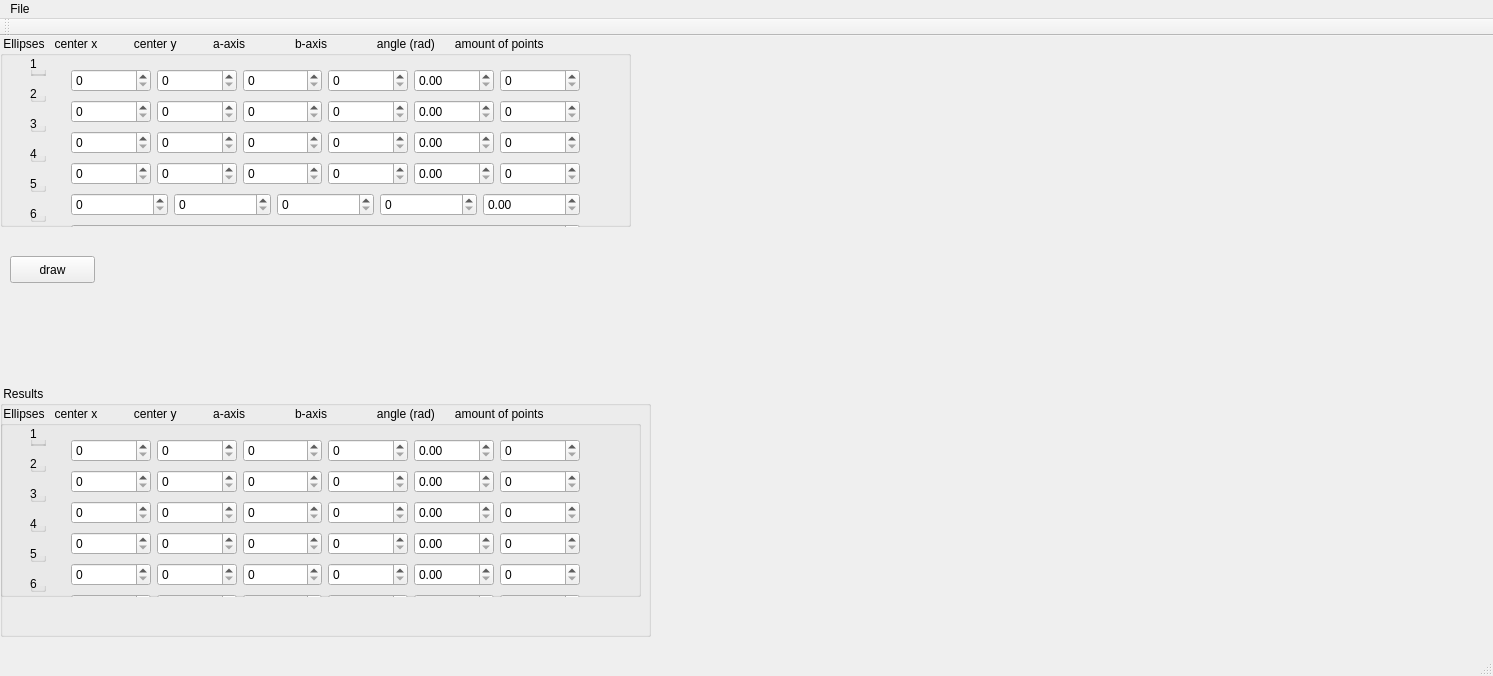
<?xml version="1.0" encoding="UTF-8"?>
<ui version="4.0">
 <class>MainWindow</class>
 <widget class="QMainWindow" name="MainWindow">
  <property name="geometry">
   <rect>
    <x>0</x>
    <y>0</y>
    <width>1493</width>
    <height>676</height>
   </rect>
  </property>
  <property name="windowTitle">
   <string>MainWindow</string>
  </property>
  <widget class="QWidget" name="centralWidget">
   <widget class="QGroupBox" name="groupBox">
    <property name="geometry">
     <rect>
      <x>0</x>
      <y>0</y>
      <width>631</width>
      <height>191</height>
     </rect>
    </property>
    <property name="title">
     <string> Ellipses   center x           center y           a-axis               b-axis               angle (rad)      amount of points          </string>
    </property>
    <widget class="QGroupBox" name="groupBox_2">
     <property name="geometry">
      <rect>
       <x>30</x>
       <y>20</y>
       <width>16</width>
       <height>20</height>
      </rect>
     </property>
     <property name="title">
      <string>1</string>
     </property>
    </widget>
    <widget class="QGroupBox" name="groupBox_3">
     <property name="geometry">
      <rect>
       <x>30</x>
       <y>50</y>
       <width>16</width>
       <height>16</height>
      </rect>
     </property>
     <property name="title">
      <string>2</string>
     </property>
    </widget>
    <widget class="QGroupBox" name="groupBox_4">
     <property name="geometry">
      <rect>
       <x>30</x>
       <y>80</y>
       <width>16</width>
       <height>16</height>
      </rect>
     </property>
     <property name="title">
      <string>3</string>
     </property>
    </widget>
    <widget class="QGroupBox" name="groupBox_5">
     <property name="geometry">
      <rect>
       <x>30</x>
       <y>110</y>
       <width>16</width>
       <height>16</height>
      </rect>
     </property>
     <property name="title">
      <string>4</string>
     </property>
    </widget>
    <widget class="QGroupBox" name="groupBox_6">
     <property name="geometry">
      <rect>
       <x>30</x>
       <y>140</y>
       <width>16</width>
       <height>16</height>
      </rect>
     </property>
     <property name="title">
      <string>5</string>
     </property>
    </widget>
    <widget class="QGroupBox" name="groupBox_7">
     <property name="geometry">
      <rect>
       <x>30</x>
       <y>170</y>
       <width>16</width>
       <height>16</height>
      </rect>
     </property>
     <property name="title">
      <string>6</string>
     </property>
    </widget>
    <widget class="QWidget" name="layoutWidget">
     <property name="geometry">
      <rect>
       <x>60</x>
       <y>20</y>
       <width>531</width>
       <height>241</height>
      </rect>
     </property>
     <layout class="QVBoxLayout" name="verticalLayout">
      <item>
       <layout class="QHBoxLayout" name="horizontalLayout">
        <item>
         <widget class="QSpinBox" name="centerx1">
          <property name="maximum">
           <number>256</number>
          </property>
         </widget>
        </item>
        <item>
         <widget class="QSpinBox" name="centery1">
          <property name="maximum">
           <number>256</number>
          </property>
         </widget>
        </item>
        <item>
         <widget class="QSpinBox" name="aaxis1">
          <property name="maximum">
           <number>256</number>
          </property>
         </widget>
        </item>
        <item>
         <widget class="QSpinBox" name="baxis1">
          <property name="maximum">
           <number>256</number>
          </property>
         </widget>
        </item>
        <item>
         <widget class="QDoubleSpinBox" name="angle1">
          <property name="maximum">
           <double>6283.000000000000000</double>
          </property>
         </widget>
        </item>
        <item>
         <widget class="QSpinBox" name="amount1">
          <property name="maximum">
           <number>10000</number>
          </property>
         </widget>
        </item>
       </layout>
      </item>
      <item>
       <layout class="QHBoxLayout" name="horizontalLayout_2">
        <item>
         <widget class="QSpinBox" name="centerx2">
          <property name="maximum">
           <number>256</number>
          </property>
         </widget>
        </item>
        <item>
         <widget class="QSpinBox" name="centery2">
          <property name="maximum">
           <number>256</number>
          </property>
         </widget>
        </item>
        <item>
         <widget class="QSpinBox" name="aaxis2">
          <property name="maximum">
           <number>256</number>
          </property>
         </widget>
        </item>
        <item>
         <widget class="QSpinBox" name="baxis2">
          <property name="maximum">
           <number>256</number>
          </property>
         </widget>
        </item>
        <item>
         <widget class="QDoubleSpinBox" name="angle2">
          <property name="maximum">
           <double>6283.000000000000000</double>
          </property>
         </widget>
        </item>
        <item>
         <widget class="QSpinBox" name="amount2">
          <property name="maximum">
           <number>10000</number>
          </property>
         </widget>
        </item>
       </layout>
      </item>
      <item>
       <layout class="QHBoxLayout" name="horizontalLayout_3">
        <item>
         <widget class="QSpinBox" name="centerx3">
          <property name="maximum">
           <number>256</number>
          </property>
         </widget>
        </item>
        <item>
         <widget class="QSpinBox" name="centery3">
          <property name="maximum">
           <number>256</number>
          </property>
         </widget>
        </item>
        <item>
         <widget class="QSpinBox" name="aaxis3">
          <property name="maximum">
           <number>256</number>
          </property>
         </widget>
        </item>
        <item>
         <widget class="QSpinBox" name="baxis3">
          <property name="maximum">
           <number>256</number>
          </property>
         </widget>
        </item>
        <item>
         <widget class="QDoubleSpinBox" name="angle3">
          <property name="maximum">
           <double>6283.000000000000000</double>
          </property>
         </widget>
        </item>
        <item>
         <widget class="QSpinBox" name="amount3">
          <property name="maximum">
           <number>10000</number>
          </property>
         </widget>
        </item>
       </layout>
      </item>
      <item>
       <layout class="QHBoxLayout" name="horizontalLayout_4">
        <item>
         <widget class="QSpinBox" name="centerx4">
          <property name="maximum">
           <number>256</number>
          </property>
         </widget>
        </item>
        <item>
         <widget class="QSpinBox" name="centery4">
          <property name="maximum">
           <number>256</number>
          </property>
         </widget>
        </item>
        <item>
         <widget class="QSpinBox" name="aaxis4">
          <property name="maximum">
           <number>256</number>
          </property>
         </widget>
        </item>
        <item>
         <widget class="QSpinBox" name="baxis4">
          <property name="maximum">
           <number>256</number>
          </property>
         </widget>
        </item>
        <item>
         <widget class="QDoubleSpinBox" name="angle4">
          <property name="maximum">
           <double>6283.000000000000000</double>
          </property>
         </widget>
        </item>
        <item>
         <widget class="QSpinBox" name="amount4">
          <property name="maximum">
           <number>10000</number>
          </property>
         </widget>
        </item>
       </layout>
      </item>
      <item>
       <layout class="QHBoxLayout" name="horizontalLayout_5">
        <item>
         <widget class="QSpinBox" name="centerx5">
          <property name="maximum">
           <number>256</number>
          </property>
         </widget>
        </item>
        <item>
         <widget class="QSpinBox" name="centery5">
          <property name="maximum">
           <number>256</number>
          </property>
         </widget>
        </item>
        <item>
         <widget class="QSpinBox" name="aaxis5">
          <property name="maximum">
           <number>256</number>
          </property>
         </widget>
        </item>
        <item>
         <widget class="QSpinBox" name="baxis5">
          <property name="maximum">
           <number>256</number>
          </property>
         </widget>
        </item>
        <item>
         <widget class="QDoubleSpinBox" name="angle5">
          <property name="maximum">
           <double>6283.000000000000000</double>
          </property>
         </widget>
        </item>
       </layout>
      </item>
      <item>
       <layout class="QHBoxLayout" name="horizontalLayout_6">
        <item>
         <widget class="QSpinBox" name="amount5">
          <property name="maximum">
           <number>10000</number>
          </property>
         </widget>
        </item>
       </layout>
      </item>
      <item>
       <layout class="QHBoxLayout" name="horizontalLayout_7">
        <item>
         <widget class="QSpinBox" name="centerx6">
          <property name="maximum">
           <number>256</number>
          </property>
         </widget>
        </item>
        <item>
         <widget class="QSpinBox" name="centery6">
          <property name="maximum">
           <number>256</number>
          </property>
         </widget>
        </item>
        <item>
         <widget class="QSpinBox" name="aaxis6">
          <property name="maximum">
           <number>256</number>
          </property>
         </widget>
        </item>
        <item>
         <widget class="QSpinBox" name="baxis6">
          <property name="maximum">
           <number>256</number>
          </property>
         </widget>
        </item>
        <item>
         <widget class="QDoubleSpinBox" name="angle6">
          <property name="maximum">
           <double>6283.000000000000000</double>
          </property>
         </widget>
        </item>
        <item>
         <widget class="QSpinBox" name="amount6">
          <property name="maximum">
           <number>10000</number>
          </property>
         </widget>
        </item>
       </layout>
      </item>
     </layout>
    </widget>
    <zorder>layoutWidget</zorder>
    <zorder>groupBox_2</zorder>
    <zorder>groupBox_3</zorder>
    <zorder>groupBox_4</zorder>
    <zorder>groupBox_5</zorder>
    <zorder>groupBox_6</zorder>
    <zorder>groupBox_7</zorder>
   </widget>
   <widget class="QGroupBox" name="groupBox_15">
    <property name="geometry">
     <rect>
      <x>0</x>
      <y>350</y>
      <width>651</width>
      <height>251</height>
     </rect>
    </property>
    <property name="title">
     <string> Results</string>
    </property>
    <widget class="QGroupBox" name="groupBox_8">
     <property name="geometry">
      <rect>
       <x>0</x>
       <y>20</y>
       <width>641</width>
       <height>191</height>
      </rect>
     </property>
     <property name="title">
      <string> Ellipses   center x           center y           a-axis               b-axis               angle (rad)      amount of points             </string>
     </property>
     <widget class="QGroupBox" name="groupBox_9">
      <property name="geometry">
       <rect>
        <x>30</x>
        <y>20</y>
        <width>16</width>
        <height>20</height>
       </rect>
      </property>
      <property name="title">
       <string>1</string>
      </property>
     </widget>
     <widget class="QGroupBox" name="groupBox_10">
      <property name="geometry">
       <rect>
        <x>30</x>
        <y>50</y>
        <width>16</width>
        <height>16</height>
       </rect>
      </property>
      <property name="title">
       <string>2</string>
      </property>
     </widget>
     <widget class="QGroupBox" name="groupBox_11">
      <property name="geometry">
       <rect>
        <x>30</x>
        <y>80</y>
        <width>16</width>
        <height>16</height>
       </rect>
      </property>
      <property name="title">
       <string>3</string>
      </property>
     </widget>
     <widget class="QGroupBox" name="groupBox_12">
      <property name="geometry">
       <rect>
        <x>30</x>
        <y>110</y>
        <width>16</width>
        <height>16</height>
       </rect>
      </property>
      <property name="title">
       <string>4</string>
      </property>
     </widget>
     <widget class="QGroupBox" name="groupBox_13">
      <property name="geometry">
       <rect>
        <x>30</x>
        <y>140</y>
        <width>16</width>
        <height>16</height>
       </rect>
      </property>
      <property name="title">
       <string>5</string>
      </property>
     </widget>
     <widget class="QGroupBox" name="groupBox_14">
      <property name="geometry">
       <rect>
        <x>30</x>
        <y>170</y>
        <width>16</width>
        <height>16</height>
       </rect>
      </property>
      <property name="title">
       <string>6</string>
      </property>
     </widget>
     <widget class="QWidget" name="layoutWidget">
      <property name="geometry">
       <rect>
        <x>60</x>
        <y>20</y>
        <width>531</width>
        <height>206</height>
       </rect>
      </property>
      <layout class="QVBoxLayout" name="verticalLayout_2">
       <item>
        <layout class="QHBoxLayout" name="horizontalLayout_8">
         <item>
          <widget class="QSpinBox" name="centerx1_2">
           <property name="maximum">
            <number>256</number>
           </property>
          </widget>
         </item>
         <item>
          <widget class="QSpinBox" name="centery1_2">
           <property name="maximum">
            <number>256</number>
           </property>
          </widget>
         </item>
         <item>
          <widget class="QSpinBox" name="aaxis1_2">
           <property name="maximum">
            <number>256</number>
           </property>
          </widget>
         </item>
         <item>
          <widget class="QSpinBox" name="baxis1_2">
           <property name="maximum">
            <number>256</number>
           </property>
          </widget>
         </item>
         <item>
          <widget class="QDoubleSpinBox" name="angle1_2">
           <property name="maximum">
            <double>6283.000000000000000</double>
           </property>
          </widget>
         </item>
         <item>
          <widget class="QSpinBox" name="amount1_2">
           <property name="maximum">
            <number>10000</number>
           </property>
          </widget>
         </item>
        </layout>
       </item>
       <item>
        <layout class="QHBoxLayout" name="horizontalLayout_9">
         <item>
          <widget class="QSpinBox" name="centerx2_2">
           <property name="maximum">
            <number>256</number>
           </property>
          </widget>
         </item>
         <item>
          <widget class="QSpinBox" name="centery2_2">
           <property name="maximum">
            <number>256</number>
           </property>
          </widget>
         </item>
         <item>
          <widget class="QSpinBox" name="aaxis2_2">
           <property name="maximum">
            <number>256</number>
           </property>
          </widget>
         </item>
         <item>
          <widget class="QSpinBox" name="baxis2_2">
           <property name="maximum">
            <number>256</number>
           </property>
          </widget>
         </item>
         <item>
          <widget class="QDoubleSpinBox" name="angle2_2">
           <property name="maximum">
            <double>6283.000000000000000</double>
           </property>
          </widget>
         </item>
         <item>
          <widget class="QSpinBox" name="amount2_2">
           <property name="maximum">
            <number>10000</number>
           </property>
          </widget>
         </item>
        </layout>
       </item>
       <item>
        <layout class="QHBoxLayout" name="horizontalLayout_10">
         <item>
          <widget class="QSpinBox" name="centerx3_2">
           <property name="maximum">
            <number>256</number>
           </property>
          </widget>
         </item>
         <item>
          <widget class="QSpinBox" name="centery3_2">
           <property name="maximum">
            <number>256</number>
           </property>
          </widget>
         </item>
         <item>
          <widget class="QSpinBox" name="aaxis3_2">
           <property name="maximum">
            <number>256</number>
           </property>
          </widget>
         </item>
         <item>
          <widget class="QSpinBox" name="baxis3_2">
           <property name="maximum">
            <number>256</number>
           </property>
          </widget>
         </item>
         <item>
          <widget class="QDoubleSpinBox" name="angle3_2">
           <property name="maximum">
            <double>6283.000000000000000</double>
           </property>
          </widget>
         </item>
         <item>
          <widget class="QSpinBox" name="amount3_2">
           <property name="maximum">
            <number>10000</number>
           </property>
          </widget>
         </item>
        </layout>
       </item>
       <item>
        <layout class="QHBoxLayout" name="horizontalLayout_11">
         <item>
          <widget class="QSpinBox" name="centerx4_2">
           <property name="maximum">
            <number>256</number>
           </property>
          </widget>
         </item>
         <item>
          <widget class="QSpinBox" name="centery4_2">
           <property name="maximum">
            <number>256</number>
           </property>
          </widget>
         </item>
         <item>
          <widget class="QSpinBox" name="aaxis4_2">
           <property name="maximum">
            <number>256</number>
           </property>
          </widget>
         </item>
         <item>
          <widget class="QSpinBox" name="baxis4_2">
           <property name="maximum">
            <number>256</number>
           </property>
          </widget>
         </item>
         <item>
          <widget class="QDoubleSpinBox" name="angle4_2">
           <property name="maximum">
            <double>6283.000000000000000</double>
           </property>
          </widget>
         </item>
         <item>
          <widget class="QSpinBox" name="amount4_2">
           <property name="maximum">
            <number>10000</number>
           </property>
          </widget>
         </item>
        </layout>
       </item>
       <item>
        <layout class="QHBoxLayout" name="horizontalLayout_12">
         <item>
          <widget class="QSpinBox" name="centerx5_3">
           <property name="maximum">
            <number>256</number>
           </property>
          </widget>
         </item>
         <item>
          <widget class="QSpinBox" name="centery5_3">
           <property name="maximum">
            <number>256</number>
           </property>
          </widget>
         </item>
         <item>
          <widget class="QSpinBox" name="aaxis5_3">
           <property name="maximum">
            <number>256</number>
           </property>
          </widget>
         </item>
         <item>
          <widget class="QSpinBox" name="baxis5_3">
           <property name="maximum">
            <number>256</number>
           </property>
          </widget>
         </item>
         <item>
          <widget class="QDoubleSpinBox" name="angle5_3">
           <property name="maximum">
            <double>6283.000000000000000</double>
           </property>
          </widget>
         </item>
         <item>
          <widget class="QSpinBox" name="amount5_2">
           <property name="maximum">
            <number>10000</number>
           </property>
          </widget>
         </item>
        </layout>
       </item>
       <item>
        <layout class="QHBoxLayout" name="horizontalLayout_13">
         <item>
          <widget class="QSpinBox" name="centerx6_2">
           <property name="maximum">
            <number>256</number>
           </property>
          </widget>
         </item>
         <item>
          <widget class="QSpinBox" name="centery6_2">
           <property name="maximum">
            <number>256</number>
           </property>
          </widget>
         </item>
         <item>
          <widget class="QSpinBox" name="aaxis6_2">
           <property name="maximum">
            <number>256</number>
           </property>
          </widget>
         </item>
         <item>
          <widget class="QSpinBox" name="baxis6_2">
           <property name="maximum">
            <number>256</number>
           </property>
          </widget>
         </item>
         <item>
          <widget class="QDoubleSpinBox" name="angle6_2">
           <property name="maximum">
            <double>6283.000000000000000</double>
           </property>
          </widget>
         </item>
         <item>
          <widget class="QSpinBox" name="amount6_2">
           <property name="maximum">
            <number>10000</number>
           </property>
          </widget>
         </item>
        </layout>
       </item>
      </layout>
     </widget>
    </widget>
   </widget>
   <widget class="QPushButton" name="drawbutton">
    <property name="geometry">
     <rect>
      <x>10</x>
      <y>220</y>
      <width>85</width>
      <height>27</height>
     </rect>
    </property>
    <property name="text">
     <string>draw</string>
    </property>
   </widget>
   <widget class="QLabel" name="picture">
    <property name="geometry">
     <rect>
      <x>640</x>
      <y>0</y>
      <width>261</width>
      <height>261</height>
     </rect>
    </property>
    <property name="text">
     <string/>
    </property>
   </widget>
   <widget class="QLabel" name="errorbox">
    <property name="geometry">
     <rect>
      <x>140</x>
      <y>220</y>
      <width>131</width>
      <height>17</height>
     </rect>
    </property>
    <property name="text">
     <string/>
    </property>
   </widget>
  </widget>
  <widget class="QMenuBar" name="menuBar">
   <property name="geometry">
    <rect>
     <x>0</x>
     <y>0</y>
     <width>1493</width>
     <height>27</height>
    </rect>
   </property>
   <widget class="QMenu" name="menuFile">
    <property name="title">
     <string>File</string>
    </property>
    <addaction name="actionOpen"/>
    <addaction name="actionSave"/>
    <addaction name="actionSave_as"/>
    <addaction name="separator"/>
    <addaction name="actionSave_Gray_As"/>
    <addaction name="actionSave_Compound_As"/>
   </widget>
   <addaction name="menuFile"/>
  </widget>
  <widget class="QToolBar" name="mainToolBar">
   <attribute name="toolBarArea">
    <enum>TopToolBarArea</enum>
   </attribute>
   <attribute name="toolBarBreak">
    <bool>false</bool>
   </attribute>
  </widget>
  <widget class="QStatusBar" name="statusBar"/>
  <action name="actionOpen">
   <property name="text">
    <string>Open</string>
   </property>
  </action>
  <action name="actionSave">
   <property name="text">
    <string>Save</string>
   </property>
  </action>
  <action name="actionSave_as">
   <property name="text">
    <string>Save as</string>
   </property>
  </action>
  <action name="actionSave_Gray_As">
   <property name="text">
    <string>Save Gray As</string>
   </property>
  </action>
  <action name="actionSave_Compound_As">
   <property name="text">
    <string>Save Compound As</string>
   </property>
  </action>
 </widget>
 <layoutdefault spacing="6" margin="11"/>
 <resources/>
 <connections/>
</ui>
